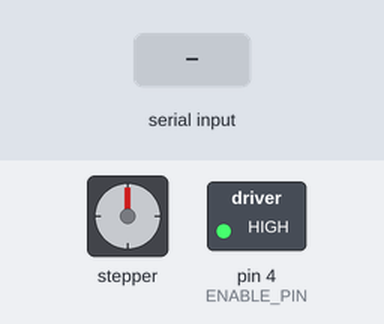
This sketch was run on a simulated Arduino Mega 2560, built with avr-gcc and run on an emulated ATmega2560. On the bench: stepper motor, switched loads named in the sketch (green lamp = pin HIGH). The test bench sets the inputs (shaded band). Stepper angles assume 200 steps per turn; what the sketch prints to the serial monitor is not drawn.

Above: at 1.2 s.
1.3 s: "90 45 200\n" received over Serial
At 1.5 s:
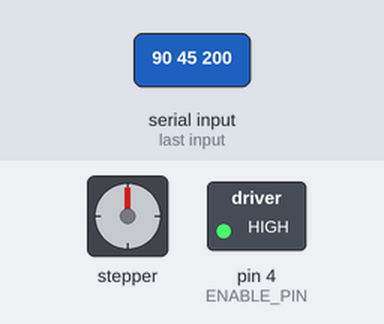
4.3 s: "S 1\n" received over Serial
7.3 s: "S\n" received over Serial
At 8.5 s:
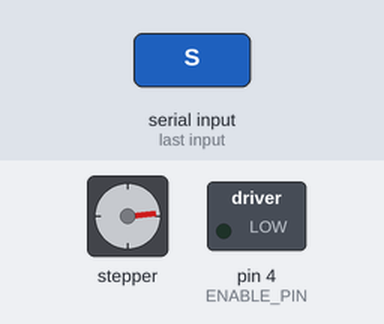
8.8 s: "1 90 45\n" received over Serial
At 8.97 s:
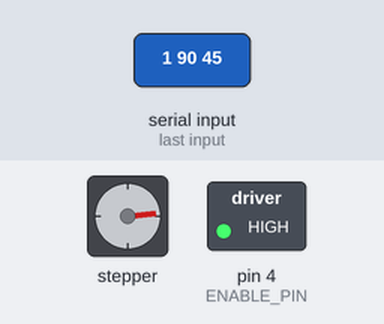
11.8 s: "S\n" received over Serial
At 12.1 s:
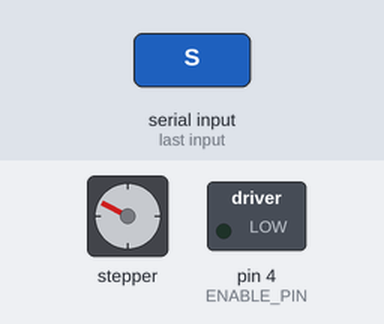
Timing chart, 0 to 14.3 s (numbered marks = the images above; inputs shaded):
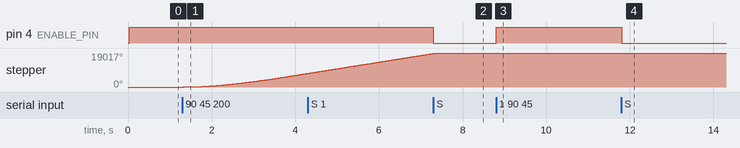

Measured:
- after the input at 1.3 s, stepper: keeps turning clockwise at about 2581°/s, starting at once
- after the input at 7.3 s, pin 4 (ENABLE_PIN): HIGH → LOW at once
- after the input at 8.8 s, pin 4 (ENABLE_PIN): LOW → HIGH at once; stepper: keeps turning clockwise at about 72°/s, starting at once
- after the input at 11.8 s, pin 4 (ENABLE_PIN): HIGH → LOW at once; stepper: goes on until 11.8 s, then stays 19017°

The sketch:

6DR_testprogramma.ino
```cpp
#include <AccelStepper.h>

#define STEP_PIN 5
#define DIR_PIN 17
#define ENABLE_PIN 4

const int stappenPerOmwenteling = 400;
const int maxSnelheid = 4000;
const int maxVersnelling = 4000;

AccelStepper motor(AccelStepper::DRIVER, STEP_PIN, DIR_PIN);

bool wachtOpInvoer = true;
bool motorBezig = false;
int doelSnelheid = 0;
int doelVersnelling = 1000;

void setup() {
  Serial.begin(9600);
  Serial.println("Voer snelheid%, versnelling% en rotaties in (bijv: 50 75 10):");
  Serial.println("Typ 'S' voor een noodstop.");

  pinMode(ENABLE_PIN, OUTPUT);
  digitalWrite(ENABLE_PIN, HIGH);

  motor.setMaxSpeed(maxSnelheid);
}

void loop() {
  if (Serial.available() > 0) {
    String input = Serial.readStringUntil('\n');
    input.trim();

    if (input.equalsIgnoreCase("S")) {
      motor.stop();
      digitalWrite(ENABLE_PIN, LOW);
      Serial.println("‼️ Noodstop geactiveerd. Motor uitgeschakeld.");
      wachtOpInvoer = true;
      motorBezig = false;
      return;
    }

    // Input splitsen op spaties
    int eersteSpatie = input.indexOf(' ');
    int tweedeSpatie = input.indexOf(' ', eersteSpatie + 1);

    if (eersteSpatie > 0 && tweedeSpatie > eersteSpatie) {
      int snelheidPercent = input.substring(0, eersteSpatie).toInt();
      int versnellingPercent = input.substring(eersteSpatie + 1, tweedeSpatie).toInt();
      int rotaties = input.substring(tweedeSpatie + 1).toInt();

      if (snelheidPercent >= 0 && snelheidPercent <= 100 &&
          versnellingPercent >= 0 && versnellingPercent <= 100 &&
          rotaties > 0) {

        doelSnelheid = (snelheidPercent / 100.0) * maxSnelheid;
        doelVersnelling = (versnellingPercent / 100.0) * maxVersnelling;

        digitalWrite(ENABLE_PIN, HIGH);
        motor.setMaxSpeed(doelSnelheid);
        motor.setAcceleration(doelVersnelling);
        motor.move(rotaties * stappenPerOmwenteling);

        wachtOpInvoer = false;
        motorBezig = false;

        Serial.print("Motor draait ");
        Serial.print(rotaties);
        Serial.print(" rotaties op ");
        Serial.print(snelheidPercent);
        Serial.print("% snelheid (");
        Serial.print(doelSnelheid);
        Serial.print(") met ");
        Serial.print(versnellingPercent);
        Serial.print("% versnelling (");
        Serial.print(doelVersnelling);
        Serial.println(").");
        return;
      }
    }

    Serial.println("⚠️ Ongeldige invoer! Gebruik bijv: 50 75 10 of typ 'S' voor noodstop.");
    return;
  }

  if (!wachtOpInvoer) {
    motor.run();
    if (!motorBezig) {
      Serial.println("Motor aan het draaien...");
      motorBezig = true;
    }

    if (motor.distanceToGo() == 0) {
      Serial.println("\n✅ Motor gestopt. Voer nieuwe snelheid%, versnelling% en rotaties in:");
      wachtOpInvoer = true;
      motorBezig = false;
      Serial.println("Motor in rust.");
    }
  }
}
```
